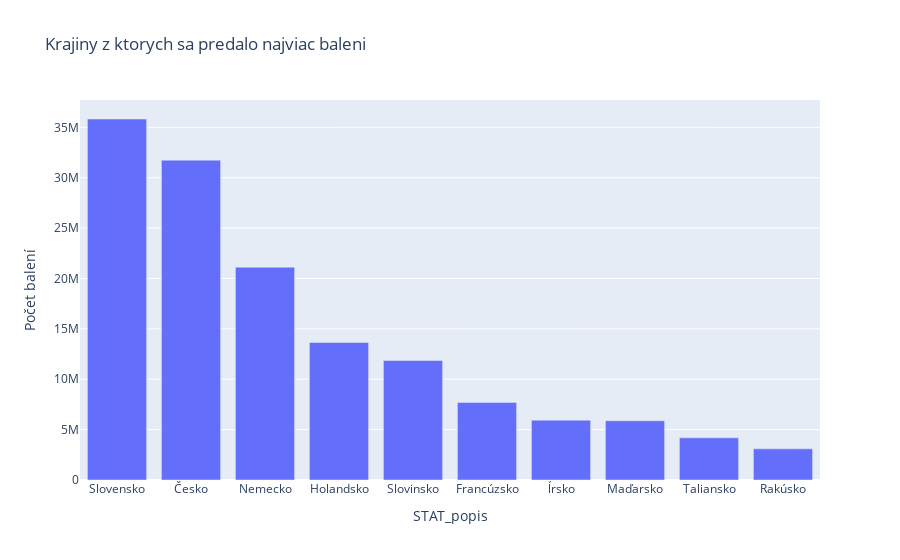

The notebook cell this image was saved under:
### Code cell
px.bar(table2019stat.head(10), x='STAT_popis', y='Počet balení', title='Krajiny z ktorych sa predalo najviac baleni')

### Figure 1 — Plotly figure (JSON) as saved in the notebook; plotly's stock layout.template omitted (floating-point values rounded to 4 significant figures)
{"data": [{"alignmentgroup": "True", "hovertemplate": "STAT_popis=%{x}<br>Počet balení=%{y}<extra></extra>", "legendgroup": "", "marker": {"color": "#636efa"}, "name": "", "offsetgroup": "", "orientation": "v", "showlegend": false, "textposition": "auto", "type": "bar", "x": ["Slovensko", "Česko", "Nemecko", "Holandsko", "Slovinsko", "Francúzsko", "ĺrsko", "Maďarsko", "Taliansko", "Rakúsko"], "xaxis": "x", "y": [35820000.0, 31740000.0, 21120000.0, 13650000.0, 11870000.0, 7701000.0, 5941000.0, 5886000.0, 4185000.0, 3091000.0], "yaxis": "y"}], "layout": {"barmode": "relative", "legend": {"tracegroupgap": 0}, "title": {"text": "Krajiny z ktorych sa predalo najviac baleni"}, "xaxis": {"anchor": "y", "domain": [0, 1], "title": {"text": "STAT_popis"}}, "yaxis": {"anchor": "x", "domain": [0, 1], "title": {"text": "Počet balení"}}}}
